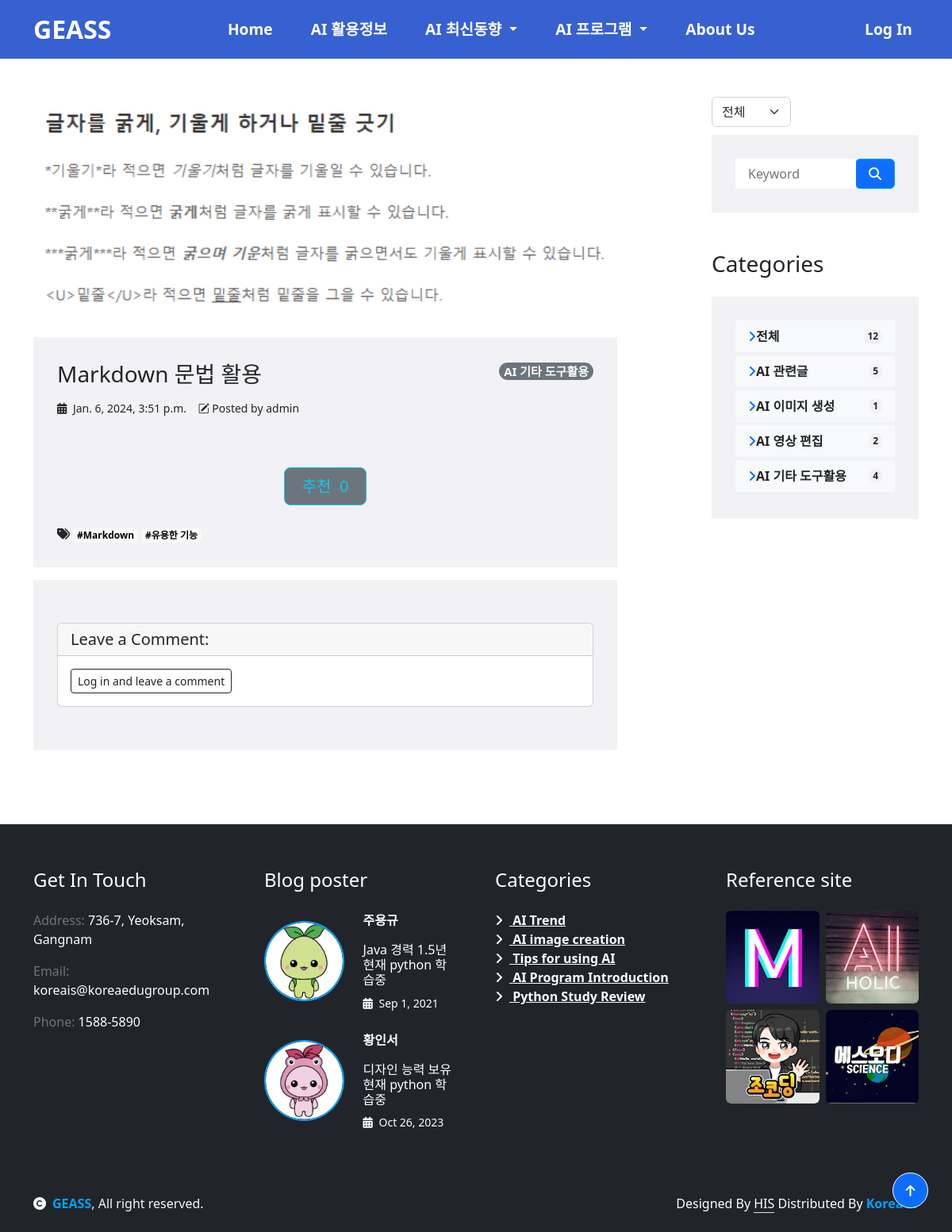
Page /blog/17/ on the committed database.
### blog/models.py (models this page shows, shortened)
class Post(models.Model):
    title = models.CharField(max_length=30)
    content = MarkdownxField()
    head_image = models.ImageField(upload_to="blog/images/%Y/%m/%d/", blank=True)
    file_upload = models.FileField(upload_to="blog/files/%Y/%m/%d/", blank=True)
    created_at = models.DateTimeField(auto_now_add=True)
    updated_at = models.DateTimeField(auto_now=True)
    author = models.ForeignKey(User, null=True, on_delete=models.SET_NULL)
    category = models.ForeignKey(
        Category, null=True, blank=True, on_delete=models.SET_NULL
    )
    tags = models.ManyToManyField(Tag, blank=True)
    likes = models.ManyToManyField(Like, blank=True)
    def __str__(self):
        return f'[{self.pk}]{self.title}'
    def get_content_markdown(self):
        return markdown(self.content)

class Tag(models.Model):
    name = models.CharField(max_length=50, unique=True)
    slug = models.SlugField(max_length=200, unique=True, allow_unicode=True)
    def __str__(self):
        return self.name
    def get_absolute_url(self):
        return f"/blog/tag/{self.slug}/"

class Category(models.Model):
    name = models.CharField(max_length=50, unique=True)
    slug = models.SlugField(max_length=200, unique=True, allow_unicode=True)
    def __str__(self):
        return self.name
    def get_absolute_url(self):
        return f"/blog/category/{self.slug}/"
    class Meta:
        verbose_name_plural = "categories"

### blog/views.py (the view)
# urls.py: path('<int:pk>/', views.PostDetail.as_view()),
class PostDetail(DetailView):
    model = Post
    def get_context_data(self, **kwargs):
        context = super(PostDetail, self).get_context_data()
        context['categories'] = Category.objects.all()
        context['all_post_count'] = Post.objects.count()
        context['no_category_post_count'] = Post.objects.filter(category=None).count()
        context['likes_count'] = self.object.likes.count()
        if self.object.likes.count() > 0:
            current_user = self.request.user
            if current_user in self.object.likes.all():
                context['like_yn'] = "Y"
        context['comment_form'] = CommentForm
        context['edit_comment_form'] = EditCommentForm()
        context['ext_list'] = ['aac', 'ai', 'bmp', 'cs', 'css', 'csv', 'doc', 'docx', 'exe', 'gif', 'heic',
                               'html', 'java', 'jpg', 'js', 'json', 'jsx', 'key', 'm4p', 'md', 'mdx', 'mov',
                               'mp3', 'mp4', 'otf', 'pdf', 'php', 'png', 'ppt', 'pptx', 'psd', 'py', 'raw',
                               'rb', 'sass', 'scss', 'sh', 'sql', 'svg', 'tiff', 'tsx', 'ttf', 'txt', 'wav',
                               'woff', 'xls', 'xlsx', 'xml', 'yml']
        return context

### blog/forms.py
class EditCommentForm(forms.ModelForm):
    class Meta:
        model = Comment
        fields = ('content',)
    def __init__(self, *args, **kwargs):
        super(EditCommentForm, self).__init__(*args, **kwargs)
        self.helper = FormHelper()
        self.helper.form_id = 'edit-comment-form'
        self.helper.form_method = 'post'
        self.helper.add_input(Submit('submit', 'Edit Comment'))
        self.fields['content'].widget.attrs.update({'id': 'id_edit_content'})
        self.fields['content'].widget.attrs.update({'rows': 2, 'cols': 20})

### blog/templates/blog/post_detail.html (shortened to what this page needs)
{% extends "common/base.html" %}
{% load static %}
{% load crispy_forms_tags %}
{% block css_area %}
    <link rel="stylesheet" href="{% static 'blog/css/post_detail.css' %}" media="screen">
{% endblock  %}
{% block main_area %}
<div class="container py-5">
    <div class="row">
        <div class="col-lg-8 mb-3">
            <div class="position-relative">
                {% if post.head_image %}
                    <img class="card-img-top" src="{{ post.head_image.url }}" alt="{{ post }}" >
                {% else %}
                    <img class="card-img-top" src="https://picsum.photos/seed/{{ post.id }}/400/300" alt="random_image">
                {% endif %}
            </div>
            <div class="bg-secondary mb-3" style="padding: 30px;">
                <h5 class="text-muted mb-2 float-end">
                    {% if post.category %}
                        <span class="badge rounded-pill text-bg-secondary">{{ post.category }}</span>
                    {% else %}
                        <span class="badge rounded-pill text-bg-secondary">AI 기타 도구활용</span>
                    {% endif %}
                </h5>
                <h3 class="font-weight-bold mb-3">{{ post.title }}</h3>
                {% if post.created_at != post.updated_at %}
                    <small class="text-body d-block float-start"><i class="fas fa-calendar-alt me-1"></i> {{ post.updated_at }}</small>
                {% else %}
                    <small class="text-body d-block float-start"><i class="fas fa-calendar-alt me-1"></i> {{ post.created_at }}</small>
                {% endif %}
                <small class="text-body d-block">&nbsp;&nbsp;&nbsp;&nbsp;<i class="bi bi-pencil-square"></i> Posted by {{ post.author }}</small>
                <br>
                <br>
                <div class="d-flex justify-content-center">
                    {% if user.is_authenticated %}
                        {% csrf_token %}
                        <button type="button" id="like-button" class="btn btn-secondary btn-outline-info btn-lg" onclick="like_process({{ post.pk }});">
                            &nbsp;추천&nbsp;&nbsp;{{ likes_count }}&nbsp;
                        </button>
                    {% else %}
                        <button type="button" class="btn btn-secondary btn-outline-info btn-lg" onclick="showAlertModal('로그인 후 추천바랍니다.');">
                            &nbsp;추천&nbsp;&nbsp;{{ likes_count }}&nbsp;
                        </button>
                    {% endif %}
                </div>
                <br>
                {% if post.tags.exists %}
                    <i class="fas fa-tags"></i>
                    {% for tag in post.tags.all %}
                        <a href="{{ tag.get_absolute_url }}" class="badge text-bg-light">#{{ tag }}</a>
                    {% endfor %}
                {% endif %}
            </div>
            <div class="bg-secondary" style="padding: 30px; margin-bottom: 30px;">
                <div class="card my-4">
                    <h5 class="card-header">Leave a Comment:</h5>
                    <div class="card-body">
                        {% if user.is_authenticated %}
                            <form id="comment-form" method="POST" action="{{ post.get_absolute_url }}new_comment/">
                                {% csrf_token %}
                                <div class="form-group">
                                    {{ comment_form | crispy }}
                                </div>
                                <button type="submit" class="btn btn-primary float-end">Submit</button>
                            </form>
                        {% else %}
                            <a role="button" class="btn btn-outline-dark btn-block btn-sm" href="#" data-toggle="modal" data-target="#loginModal">Log in and leave a comment</a>
                        {% endif %}
                    </div>
                </div>
            </div>
        </div>
        <div class="col-lg-1">
        </div>
        <div class="col-lg-3 mt-5 mt-lg-0">
            {% include "blog/sidebar.html" %}
        </div>
    </div>
</div>
{% endblock  %}

### blog/templates/blog/sidebar.html (shortened to what this page needs)
<div class="mb-5">
    <select id="search-type" class="form-select float-start" style="width: 100px;">
        <option value="all">전체</option>
    </select>
</div>
<div class="mb-5">
    <div class="bg-secondary" style="padding: 30px;">
        <div class="input-group">
            <input type="text" class="form-control border-0 p-3" placeholder="Keyword" id="search-input" style="height: calc(1.5em + 0.75rem + 2px);">
            <div class="input-group-append">
                <span class="input-group-text bg-primary border-primary text-white" onclick="searchPost();"><i class="fa fa-search p-1"></i></span>
            </div>
        </div>
    </div>
</div>
<div class="mb-5">
    <h3 class="mb-4">Categories</h3>
    <div class="bg-secondary" style="padding: 30px;">
        <ul class="list-inline m-0">
            <li class="mb-1 py-2 px-3 bg-light d-flex justify-content-between align-items-center">
                <a class="text-dark" href="/blog/"><i class="fa fa-angle-right text-primary mr-2"></i>전체</a>
                <span class="badge badge-secondary badge-pill">{{ all_post_count }}</span>
            </li>
            {% for category in categories %}
                <li class="mb-1 py-2 px-3 bg-light d-flex justify-content-between align-items-center">
                    <a class="text-dark" href="{{ category.get_absolute_url }}"><i class="fa fa-angle-right text-primary mr-2"></i>{{ category }}</a>
                    <span class="badge badge-secondary badge-pill">{{ category.post_set.count }}</span>
                </li>
            {% endfor %}
            <li class="mb-1 py-2 px-3 bg-light d-flex justify-content-between align-items-center">
                <a class="text-dark" href="/blog/category/no_category/"><i class="fa fa-angle-right text-primary mr-2"></i>AI 기타 도구활용</a>
                <span class="badge badge-secondary badge-pill">{{ no_category_post_count }}</span>
            </li>
        </ul>
    </div>
</div>

### blog/static/blog/css/post_detail.css (style rules this page uses)
body { margin: 0; }
.border-primary { border-color: #00a2ff !important; }
a { color: #00a2ff; font-weight: bold; text-decoration: none; background-color: transparent; }
.bg-secondary { background-color: #F2F2F4 !important; }
.input-group { position: relative; display: flex; flex-wrap: wrap; align-items: stretch; width: 100%; }
.input-group > .form-control, .input-group > .form-control-plaintext, .input-group > .custom-select, .input-group > .custom-file { position: relative; flex: 1 1 auto; width: 1%; min-width: 0; margin-bottom: 0; }
.border-0 { border: 0 !important; }
.form-control { display: block; width: 100%; padding: 0.375rem 0.75rem; font-size: 1rem; font-weight: 400; line-height: 1.5; color: #495057; background-color: #fff; background-clip: padding-box; border: 1px solid #ced4da; border-radius: 0; transition: border-color 0.15s ease-in-out, box-shadow 0.15s ease-in-out; }
button, input { overflow: visible; }
input, button, select, optgroup, textarea { margin: 0; font-family: inherit; font-size: inherit; line-height: inherit; }
.badge-secondary { color: #212529; background-color: #F2F2F4; }
.badge-pill { padding-right: 0.6em; padding-left: 0.6em; }
.badge { display: inline-block; padding: 0.25em 0.4em; font-size: 75%; font-weight: 700; line-height: 1; text-align: center; white-space: nowrap; vertical-align: baseline; transition: color 0.15s ease-in-out, background-color 0.15s ease-in-out, border-color 0.15s ease-in-out, box-shadow 0.15s ease-in-out; }

### rows in the picture
Post: head_image (picture), title "Markdown 문법 활용", created_at "Jan. 6, 2024, 3:51 p.m.", author "admin"
Tag: name "Markdown"
Tag: name "유용한 기능"
Category: name "AI 관련글", post_set.count "5"
Category: name "AI 이미지 생성", post_set.count "1"
Category: name "AI 영상 편집", post_set.count "2"

### other values in the picture
{{ likes_count }} "0"
{{ all_post_count }} "12"
{{ no_category_post_count }} "4"
